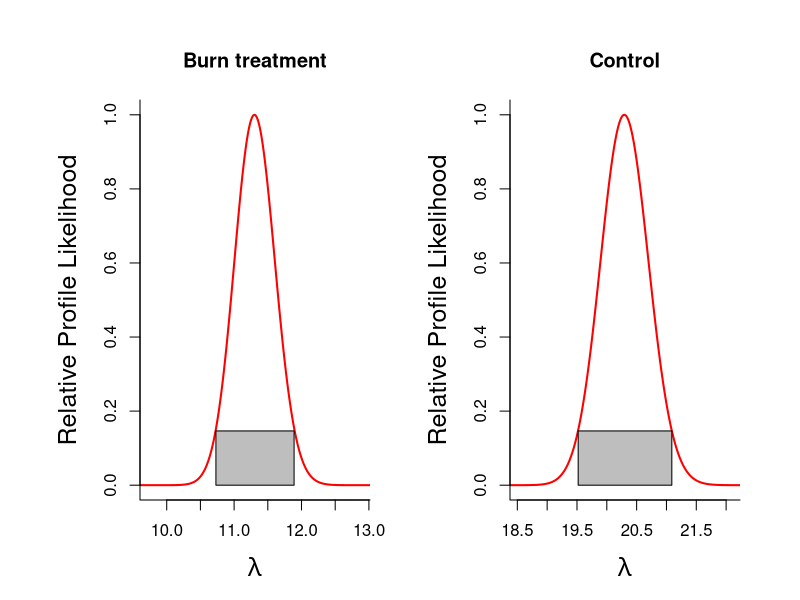

This figure's R source: (Note: this script raises an error after producing the figure.)
# 23 October 2020—Simulating lambda—David Mason ####
library(tidyverse)
seeds <- read.csv("seed_trap.csv", header = T)
seeds_long <- pivot_longer(seeds, cols = 4:9,names_to = "SPECIES", 
													 values_to = "SEEDS")
species <- c("RUBUS", "PRSE2", "PIPA2", "SMILAX", "PHAM4", "PIEC2")

# Subset the data by species & treatment

burn <- seeds_long %>% 
filter(TREATMENT == "BURN", SPECIES == SPECIES)
control <- seeds_long %>% 
filter(TREATMENT == "CONTROL", SPECIES == SPECIES)

treatment <- function(burn,control ,plot.it=TRUE){

	# Computing Likelihood for Observed Data ####
	llh_poisson <- function(lambda, y){
		# log(likelihood) by summing 
		llh <- sum(dpois(y, lambda, log=TRUE))
  		return(llh)
	}

	lambdas <- seq(0,100, by=0.01)

	# compute log-likelihood for all lambda values
	burn_ll <- sapply(lambdas,function(x){llh_poisson(x,burn$SEEDS)})
	max.burn.ll <- max(burn_ll)
	burn.mle <- lambdas[burn_ll==max.burn.ll]
	burn.rel.l <- exp(burn_ll - max.burn.ll)
	burn.ci.cuttoff <- exp(-qchisq(p=0.95, df=1)/2)
	burn.cut.m.rell <- burn.ci.cuttoff - burn.rel.l
	burn.ci.indices <- which(burn.cut.m.rell<0, arr.ind=TRUE)
	burn.len.ciind <- length(burn.ci.indices)
	burn.left.CL <- lambdas[burn.ci.indices[1]]
	burn.right.CL <-lambdas[burn.ci.indices[burn.len.ciind]]
	n.burn <- length(burn$SEEDS)
	
	control_ll <- sapply(lambdas,function(x){llh_poisson(x,control$SEEDS)})
	max.control.ll <- max(control_ll)
	control.mle <- lambdas[control_ll==max.control.ll]
	control.rel.l <- exp(control_ll - max.control.ll)
	control.ci.cuttoff <- exp(-qchisq(p=0.95, df=1)/2)
	control.cut.m.rell <- control.ci.cuttoff - control.rel.l
	control.ci.indices <- which(control.cut.m.rell<0, arr.ind=TRUE)
	control.len.ciind <- length(control.ci.indices)
	control.left.CL <- lambdas[control.ci.indices[1]]
	control.right.CL <-lambdas[control.ci.indices[control.len.ciind]]
	n.control <- length(control$SEEDS)	

	#### Null model log-likelihood: no difference between burn and control?
	all.data  <- c(as.vector(burn$SEEDS), as.vector(control$SEEDS))
	null_ll <- sapply(lambdas,function(x){llh_poisson(x,all.data)})
	max.null.ll <- max(null_ll)
	null.mle <- lambdas[null_ll==max.null.ll]

	bic.sep.model <- -2*(max.burn.ll+max.control.ll) + 2*log(n.burn+n.control)
	bic.null.model <- -2*max.null.ll + 1*log(n.burn+n.control)
	if(bic.sep.model<bic.null.model){outcome <- 
		"Separate model is best"}else{outcome<- 
			"There's no difference between control and burn"}
	# Save the lambdas and log-likelihoods in a data frame
	burn_df <- data.frame(ll=burn_ll, lambda=lambdas)
	burn_df$TREATMENT <- c("BURN")
	control_df <- data.frame(ll=control_ll, lambda=lambdas)
	control_df$TREATMENT <- c("CONTROL")
	profile.ll <- rbind(burn_df, control_df)
	
	# Save the MLES and the confidence intervals	
	burn.cis <- c(burn.left.CL, burn.mle, burn.right.CL)
	ctl.cis  <- c(control.left.CL, control.mle, control.right.CL)
	out <- rbind(burn.cis, ctl.cis)	
	colnames(out) <- c("LCL", "MLE", "UPL")
	rownames(out) <- c("Burn treat.", "Control")
	
	
	
	if(plot.it==TRUE){
		
		burn.ci <- seq(from=burn.left.CL, to=burn.right.CL, by=0.01)
		ctl.ci <- seq(from=control.left.CL, to=control.right.CL, by=0.01)
		ci.height <- burn.ci.cuttoff
		
		xlims.burn <- c(burn.left.CL-1, burn.right.CL+1)
		xlims.ctl  <- c(control.left.CL-1, control.right.CL+1) 
		par(mfrow=c(1,2), oma=c(1,2,1,1), mar=c(4,5,4,2))		
		plot(lambdas, burn.rel.l, type="l", col="red", lwd=2, xlim=xlims.burn, xlab=expression(lambda), 
		ylab="Relative Profile Likelihood", cex.lab=1.5, bty="l", main="Burn treatment")
		polygon(x=c(burn.ci,rev(burn.ci)), y=c(rep(0,length(burn.ci)),rep(ci.height,length(burn.ci))), col="grey")
		plot(lambdas, control.rel.l, type="l", col="red", lwd=2, xlim=xlims.ctl,xlab=expression(lambda), 
		ylab="Relative Profile Likelihood", cex.lab=1.5, bty="l", main="Control")
		polygon(x=c(ctl.ci,rev(ctl.ci)), y=c(rep(0,length(ctl.ci)),rep(ci.height,length(ctl.ci))), col="grey")		
		
	}
	
	
	return(list(CIS.lambdas=out,bic.sep.model=bic.sep.model, bic.null.model=bic.null.model, outcome=outcome))
}

treatment(burn = burn, control = control, plot.it = TRUE)
trial.test <- treatment(SPECIES="RUBUS", burn=burn, control=control, plot.it=TRUE)

# Subset the data by species & site
site <- function(SPECIES, seeds_long){
	# Computing Likelihood for Observed Data ####
	llh_poisson <- function(lambda, y){
  # log(likelihood) by summing 
  llh <- sum(dpois(y, lambda, log=TRUE))
  return(llh)
	}

	lambdas <- seq(0,600, by=1)

	# compute log-likelihood for all lambda values
	one_ll <- sapply(lambdas,function(x){llh_poisson(x,site_1$SEEDS)})
	max.one.ll <- max(one_ll)
	one.mle <- lambdas[one_ll==max.one.ll]
	one.rel.l <- exp(one_ll - max.one.ll)
	one.ci.cuttoff <- exp(-qchisq(p=0.95, df=1)/2)
	one.cut.m.rell <- one.ci.cuttoff - one.rel.l
	one.ci.indices <- which(one.cut.m.rell<0, arr.ind=TRUE)
	one.len.ciind <- length(one.ci.indices)
	one.left.CL <- lambdas[one.ci.indices[1]]
	one.right.CL <-lambdas[one.ci.indices[one.len.ciind]]
	
	four_ll <- sapply(lambdas,function(x){llh_poisson(x,site_4$SEEDS)})
	max.four.ll <- max(four_ll)
	four.mle <- lambdas[four_ll==max.four.ll]
	four.rel.l <- exp(four_ll - max.four.ll)
	four.ci.cuttoff <- exp(-qchisq(p=0.95, df=1)/2)
	four.cut.m.rell <- four.ci.cuttoff - four.rel.l
	four.ci.indices <- which(four.cut.m.rell<0, arr.ind=TRUE)
	four.len.ciind <- length(four.ci.indices)
	four.left.CL <- lambdas[four.ci.indices[1]]
	four.right.CL <-lambdas[four.ci.indices[four.len.ciind]]
	
	six_ll <- sapply(lambdas,function(x){llh_poisson(x,site_6$SEEDS)})
	max.six.ll <- max(six_ll)
	six.mle <- lambdas[six_ll==max.six.ll]
	six.rel.l <- exp(six_ll - max.six.ll)
	six.ci.cuttoff <- exp(-qchisq(p=0.95, df=1)/2)
	six.cut.m.rell <- six.ci.cuttoff - six.rel.l
	six.ci.indices <- which(six.cut.m.rell<0, arr.ind=TRUE)
	six.len.ciind <- length(six.ci.indices)
	six.left.CL <- lambdas[six.ci.indices[1]]
	six.right.CL <-lambdas[six.ci.indices[six.len.ciind]]
	
	seven_ll <- sapply(lambdas,function(x){llh_poisson(x,site_7$SEEDS)})
	max.seven.ll <- max(seven_ll)
	seven.mle <- lambdas[seven_ll==max.seven.ll]
	seven.rel.l <- exp(seven_ll - max.seven.ll)
	seven.ci.cuttoff <- exp(-qchisq(p=0.95, df=1)/2)
	seven.cut.m.rell <- seven.ci.cuttoff - seven.rel.l
	seven.ci.indices <- which(seven.cut.m.rell<0, arr.ind=TRUE)
	seven.len.ciind <- length(seven.ci.indices)
	seven.left.CL <- lambdas[seven.ci.indices[1]]
	seven.right.CL <-lambdas[seven.ci.indices[seven.len.ciind]]
	
	eight_ll <- sapply(lambdas,function(x){llh_poisson(x,site_8$SEEDS)})
	max.eight.ll <- max(eight_ll)
	eight.mle <- lambdas[eight_ll==max.eight.ll]
	eight.rel.l <- exp(eight_ll - max.eight.ll)
	eight.ci.cuttoff <- exp(-qchisq(p=0.95, df=1)/2)
	eight.cut.m.rell <- eight.ci.cuttoff - eight.rel.l
	eight.ci.indices <- which(eight.cut.m.rell<0, arr.ind=TRUE)
	eight.len.ciind <- length(eight.ci.indices)
	eight.left.CL <- lambdas[eight.ci.indices[1]]
	eight.right.CL <-lambdas[eight.ci.indices[eight.len.ciind]]
	
	sixteen_ll <- sapply(lambdas,function(x){llh_poisson(x,site_16$SEEDS)})
	max.sixteen.ll <- max(sixteen_ll)
	sixteen.mle <- lambdas[sixteen_ll==max.sixteen.ll]
	sixteen.rel.l <- exp(sixteen_ll - max.sixteen.ll)
	sixteen.ci.cuttoff <- exp(-qchisq(p=0.95, df=1)/2)
	sixteen.cut.m.rell <- sixteen.ci.cuttoff - sixteen.rel.l
	sixteen.ci.indices <- which(sixteen.cut.m.rell<0, arr.ind=TRUE)
	sixteen.len.ciind <- length(sixteen.ci.indices)
	sixteen.left.CL <- lambdas[sixteen.ci.indices[1]]
	sixteen.right.CL <-lambdas[sixteen.ci.indices[sixteen.len.ciind]]
	
	seventeen_ll <- sapply(lambdas,function(x){llh_poisson(x,site_17$SEEDS)})
	max.seventeen.ll <- max(seventeen_ll)
	seventeen.mle <- lambdas[seventeen_ll==max.seventeen.ll]
	seventeen.rel.l <- exp(seventeen_ll - max.seventeen.ll)
	seventeen.ci.cuttoff <- exp(-qchisq(p=0.95, df=1)/2)
	seventeen.cut.m.rell <- seventeen.ci.cuttoff - seventeen.rel.l
	seventeen.ci.indices <- which(seventeen.cut.m.rell<0, arr.ind=TRUE)
	seventeen.len.ciind <- length(seventeen.ci.indices)
	seventeen.left.CL <- lambdas[seventeen.ci.indices[1]]
	seventeen.right.CL <-lambdas[seventeen.ci.indices[seventeen.len.ciind]]

	# save the lambdas and log-likelihoods in a data frame
	one_df <- data.frame(ll=one_ll, lambda=lambdas)
	one_df$SITE <- c("1")
	four_df <- data.frame(ll=four_ll, lambda=lambdas)
	four_df$SITE <- c("4")
	six_df <- data.frame(ll=six_ll, lambda=lambdas)
	six_df$SITE <- c("6")
	seven_df <- data.frame(ll=seven_ll, lambda=lambdas)
	seven_df$SITE <- c("7")
	eight_df <- data.frame(ll=eight_ll, lambda=lambdas)
	eight_df$SITE <- c("8")
	sixteen_df <- data.frame(ll=sixteen_ll, lambda=lambdas)
	sixteen_df$SITE <- c("16")
	seventeen_df <- data.frame(ll=seventeen_ll, lambda=lambdas)
	seventeen_df$SITE <- c("17")

site <- rbind(one_df, four_df, six_df,
										seven_df, eight_df, sixteen_df, seventeen_df)
return(site)
}
